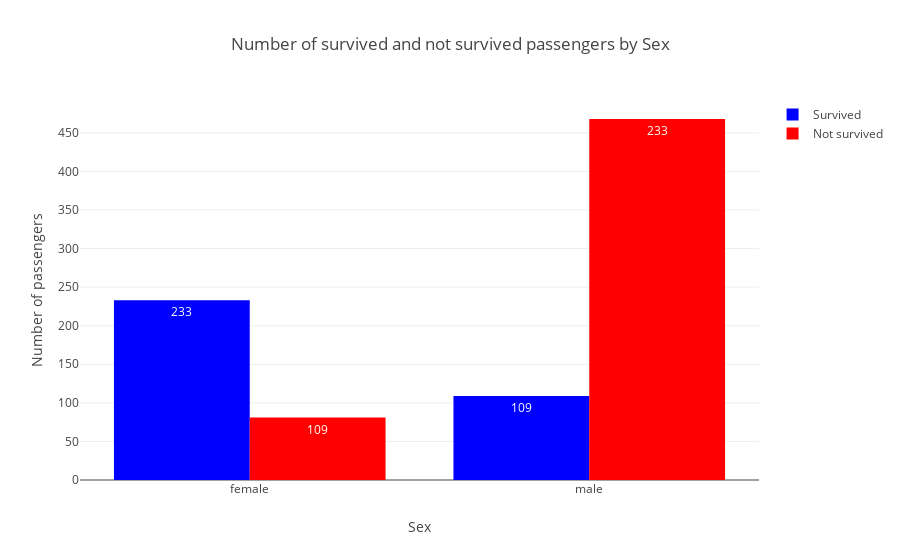

Notebook source saved alongside this figure:
### Code cell
plot_survived_bar(get_survived_categories(train_df,'Sex'), 'Sex')

### Figure 1 — Plotly figure (JSON) as saved in the notebook; plotly's stock layout.template omitted (floating-point values rounded to 4 significant figures)
{"data": [{"marker": {"color": "Blue"}, "name": "Survived", "text": [233, 109], "type": "bar", "uid": "9252a0b0-0989-4ffb-8a4a-76e25529929e", "x": ["female", "male"], "y": [233, 109]}, {"marker": {"color": "Red"}, "name": "Not survived", "text": [233, 109], "type": "bar", "uid": "2153b910-63af-449b-a9e9-89314c065648", "x": ["male", "female"], "y": [468, 81]}], "layout": {"hovermode": "closest", "title": {"text": "Number of survived and not survived passengers by Sex"}, "xaxis": {"showticklabels": true, "title": {"text": "Sex"}}, "yaxis": {"title": {"text": "Number of passengers"}}}}
